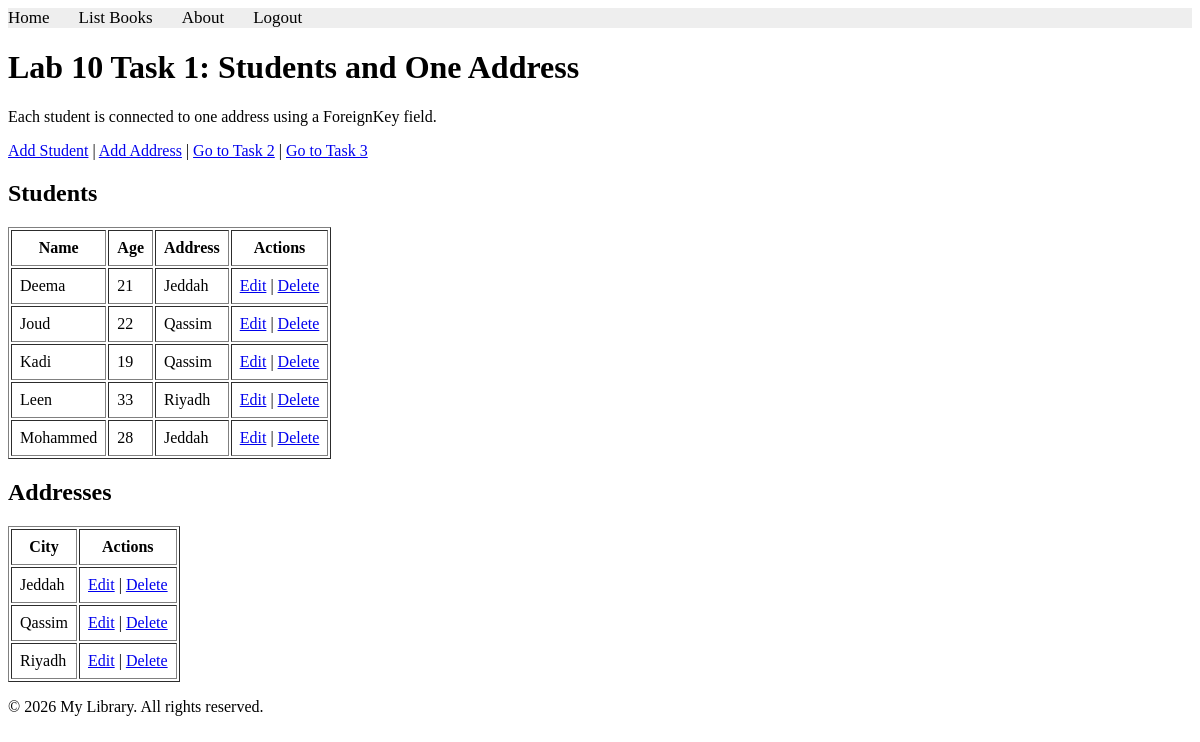
The page /books/lab10/task1/students (signed in) on the database its author committed.
### apps/bookmodule/models.py (models this page shows, shortened)
class Student(models.Model):
    name = models.CharField(max_length=100)
    age = models.IntegerField()
    address = models.ForeignKey(Address, on_delete=models.CASCADE)

class Address(models.Model):
    city = models.CharField(max_length=100)

### apps/bookmodule/views.py (the view)
# urls.py: path('lab10/task1/students', views.lab10_task1_students, name="books.lab10_task1_students"),
@login_required(login_url='/users/login')
def lab10_task1_students(request):
    students = Student.objects.select_related('address').order_by('name')
    addresses = Address.objects.order_by('city')
    return render(
        request,
        'bookmodule/lab10_task1_students.html',
        {'students': students, 'addresses': addresses},
    )

### apps/templates/bookmodule/lab10_task1_students.html (shortened to what this page needs)
{% extends "layouts/base.html" %}
{% block content %}
<h1>Lab 10 Task 1: Students and One Address</h1>
<p>Each student is connected to one address using a ForeignKey field.</p>
<p>
  <a href="{% url 'books.lab10_task1_add_student' %}">Add Student</a> |
  <a href="{% url 'books.lab10_task1_add_address' %}">Add Address</a> |
  <a href="{% url 'books.lab10_task2_students' %}">Go to Task 2</a> |
  <a href="{% url 'books.lab10_task3_activities' %}">Go to Task 3</a>
</p>
<h2>Students</h2>
<table border="1" cellpadding="8">
  <tr>
    <th>Name</th>
    <th>Age</th>
    <th>Address</th>
    <th>Actions</th>
  </tr>
  {% for student in students %}
  <tr>
    <td>{{ student.name }}</td>
    <td>{{ student.age }}</td>
    <td>{{ student.address.city }}</td>
    <td>
      <a href="{% url 'books.lab10_task1_edit_student' student.id %}">Edit</a> |
      <a href="{% url 'books.lab10_task1_delete_student' student.id %}">Delete</a>
    </td>
  </tr>
  {% empty %}
  <tr><td colspan="4">No students yet.</td></tr>
  {% endfor %}
</table>
<h2>Addresses</h2>
<table border="1" cellpadding="8">
  <tr>
    <th>City</th>
    <th>Actions</th>
  </tr>
  {% for address in addresses %}
  <tr>
    <td>{{ address.city }}</td>
    <td>
      <a href="{% url 'books.lab10_task1_edit_address' address.id %}">Edit</a> |
      <a href="{% url 'books.lab10_task1_delete_address' address.id %}">Delete</a>
    </td>
  </tr>
  {% empty %}
  <tr><td colspan="2">No addresses yet.</td></tr>
  {% endfor %}
</table>
{% endblock content %}

### rows shown on the page
Student: name "Deema", age "21", address.city "Jeddah"
Student: name "Joud", age "22", address.city "Qassim"
Student: name "Kadi", age "19", address.city "Qassim"
Student: name "Leen", age "33", address.city "Riyadh"
Student: name "Mohammed", age "28", address.city "Jeddah"
Address: city "Jeddah"
Address: city "Qassim"
Address: city "Riyadh"
